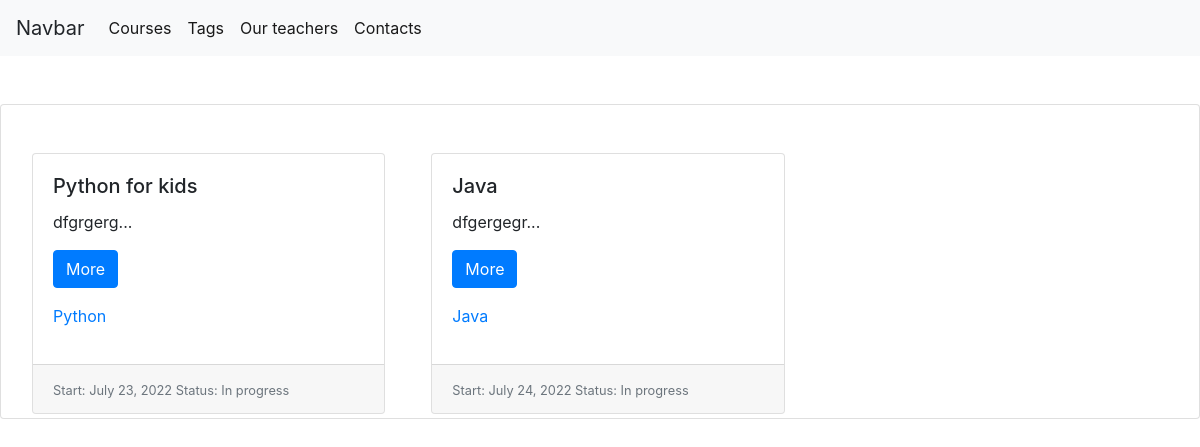
The page / on the database its author committed.
### course/models.py (models this page shows, shortened)
class Course(models.Model):
    STATUS_NOW = "In progress"
    STATUS_WAIT = "Wait for group"
    STATUS_CHOICES = [
        (STATUS_NOW, "Курс идет"),
        (STATUS_WAIT, "Набор группы")
        ]
    title = models.CharField(max_length=50)
    description = models.TextField(blank=True)
    duration = models.IntegerField()
    start = models.DateField()
    price = models.DecimalField(max_digits=8, decimal_places=2)
    category = models.ManyToManyField(Category, related_name="courses")
    status = models.CharField(choices=STATUS_CHOICES, max_length=16, default=STATUS_WAIT)
    teachers = models.ManyToManyField('Teacher', related_name='courses', default=None)
    @cached_property
    def get_short_desc(self):
        return f'{self.description[:20]}...'

class Category(models.Model):
    category_title = models.CharField(max_length=50)

### course/views.py (the view)
# urls.py: path('', course.CourseListView.as_view(), name="course_list"),
class CourseListView(PageTitleMixin, ListView):
    model = Course
    page_title = "Courses"
    def get_queryset(self):
        qs = super().get_queryset()
        courses = Course.objects.filter(
            start__lte=datetime.date.today(),
            status=Course.STATUS_WAIT).only(
            'status',
            'title',
            'description',
            'start',
            'category'
        )
        for course in courses:
            course.status = Course.STATUS_NOW
        courses.bulk_update(courses, ['status'])
        qs = qs.prefetch_related('category')
        return qs

### course/views.py (called while the page is built)
    def get_context_data(self, *, object_list=None, **kwargs):
        context = super().get_context_data(object_list=object_list, **kwargs)
        context["page_title"] = self.page_title
        return context

### course/templates/course/course_list.html (shortened to what this page needs)
{% extends 'root.html' %}
{% block content %}
    <div class="card mt-5">
        <div class="card-group">
            {% for course in object_list %}
                <div class="col-md-4">
                <div class="card mt-5 ml-3 mb-1">
                    <div class="card-body">
                        <h5 class="card-title">{{ course.title }}</h5>
                        <p class="card-text">{{ course.get_short_desc }}</p>
                        <p><a class="btn btn-primary" href="{% url "course:course_detail" pk=course.pk %}" role="button">More</a>
                        </p>
                        <p class="text-muted">
                            {% for ct in course.category.all %}
                                <a href="{% url 'course:course_list_by_tag' category_id=ct.id %}">{{ ct.category_title }}</a>
                            {% endfor %}
                            </p>
                    </div>
                    <div class="card-footer">
                        <small class="text-muted"> Start: {{ course.start }} Status: {{ course.status }}</small>
                    </div>
                </div>
                </div>
            {% endfor %}
        </div>
    </div>
{% endblock %}

### rows shown on the page
Course: title "Python for kids", get_short_desc "dfgrgerg...", start "July 23, 2022", status "In progress"
Category: category_title "Python"
Course: title "Java", get_short_desc "dfgergegr...", start "July 24, 2022", status "In progress"
Category: category_title "Java"
